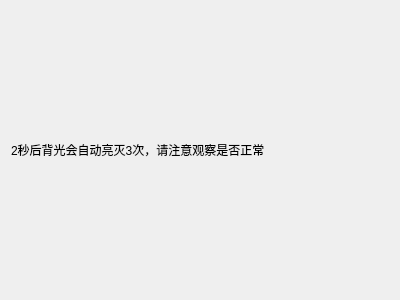
<?xml version="1.0" encoding="UTF-8"?>
<ui version="4.0">
 <class>TestBacklightPage</class>
 <widget class="QWidget" name="TestBacklightPage">
  <property name="geometry">
   <rect>
    <x>0</x>
    <y>0</y>
    <width>400</width>
    <height>300</height>
   </rect>
  </property>
  <property name="windowTitle">
   <string>Form</string>
  </property>
  <layout class="QVBoxLayout" name="verticalLayout">
   <item>
    <widget class="QLabel" name="label">
     <property name="text">
      <string>2秒后背光会自动亮灭3次，请注意观察是否正常</string>
     </property>
    </widget>
   </item>
  </layout>
 </widget>
 <resources/>
 <connections/>
</ui>
